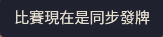
#> input picture outputs/poker_live_analyzer/assets/sync_dealing_label.png, 163 x 37 px
$ python -i table_detector.py   (imports and definitions only)
#> lines starting #> are read from the running program, lines starting #| are printed output that depends on the picture
"""金額觀測：原生辨識加連續多幀一致性，不捏造缺失值。"""
from dataclasses import dataclass,field
from time import perf_counter
import cv2
import numpy as np
from .ocr_engine import NativeOcrEngine

def normalized(x,y,w,h): return (x/1128,y/799,w/1128,h/799)
POT_ROI=normalized(495,292,165,45)
HERO_STACK_ROI=normalized(512,692,110,32)
CALL_ROI=normalized(875,741,79,32)
CALL_NUMBER_ROI=normalized(840,750,130,30)
BET_ROIS={0:normalized(533,531,54,37),1:normalized(338,507,98,35),2:normalized(224,430,51,39),3:normalized(270,313,68,44),4:normalized(534,256,68,38),5:normalized(798,313,68,44),6:normalized(838,423,68,44),7:normalized(719,507,45,39)}
CHIP_ROIS={s:(max(0,r[0]-.01),max(0,r[1]-28/799),min(r[2]+.02,1-max(0,r[0]-.01)),28/799) for s,r in BET_ROIS.items()}
STACK_ROIS={0:HERO_STACK_ROI,1:normalized(234,591,92,35),2:normalized(99,436,87,35),3:normalized(173,244,91,36),4:normalized(514,195,101,36),5:normalized(865,244,92,36),6:normalized(935,436,100,36),7:normalized(803,591,101,36)}

def six_normalized(x,y,w,h): return x/1146,y/772,w/1146,h/772
SIX_BET_ROIS={s:six_normalized(*r) for s,r in {
    0:(540,510,75,36),1:(315,468,110,38),3:(270,330,85,36),
    4:(535,238,90,36),5:(758,330,85,36),7:(750,472,88,36)}.items()}
#> further down, picture is the input picture: shape (37, 163, 3); mean B, G, R 66.8, 57.2, 56.4
SIX_STACK_ROIS={0:HERO_STACK_ROI,**{s:six_normalized(*r) for s,r in {
    1:(205,540,100,33),3:(200,260,102,28),4:(528,187,94,30),
    5:(847,261,94,30),7:(849,540,100,33)}.items()}}
SIX_CHIP_ROIS={s:(r[0],max(0,r[1]-30/772),r[2],30/772) for s,r in SIX_BET_ROIS.items()}

# [4 lines left out: function crop, not called in this run]

def empty_bet_evidence(image):
    # 只檢查亮度變化與筆畫；桌布色相不參與下注判斷。
    # 黑畫面與有明顯物件的區域不能推論零下注。
    if not image.size: return False
    gray=cv2.cvtColor(image,cv2.COLOR_BGR2GRAY)
    height,width=gray.shape
#> height = 37; width = 163
    margin=max(1,round(width*.1))
#> margin = 16
    interior=gray[:,margin:-margin] if width>2*margin else gray
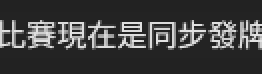
#> interior: shape (37, 131) (shown 2 times larger); min 34, max 226, mean 63.5
    if not (15<float(interior.mean())<210 and interior.std()<12):return False
    edges=cv2.Canny(gray,30,70)
    _,_,stats,_=cv2.connectedComponentsWithStats(edges,8)
    noise=0
    for x,y,w,h,area in stats[1:]:
        # 頭像輪廓可能擦過區域側邊；只能忽略貼邊且細長的輪廓。
        border=(x==0 or x+w==width) and w<=max(2,width*.08) and h>=height*.7
        if border:continue
        # 桌布的孤立細點不能當成數字；真正的筆畫仍拒絕推論為零。
        if w>max(2,np.ceil(width*.1)) or h>max(2,np.ceil(height*.1)):return False
        noise+=area
    return noise<=gray.size*.01

# [26 lines left out: functions chip_evidence, textured_empty_bet, not called in this run]

@dataclass(frozen=True)
class TableAmounts:
    pot: float | None
    hero_stack: float | None
    call_amount: float | None
    seat_bets: dict[int,float]
    reliable: bool
    reason: str
    milliseconds: float
    seat_stacks: dict[int,float] = field(default_factory=dict)
    field_reliable: dict[str,bool] = field(default_factory=dict)
    paused: bool = False
    bb_display: bool = False
    all_in_seats: tuple[int,...] = ()
    seats: tuple[int,...] = tuple(range(8))
    core_reliable: bool = False
    hero_turn: bool | None = None
    can_raise: bool | None = None
    amount_unit: str = '籌碼'
    amount_resolution: dict[str,float] = field(default_factory=dict)

class TableDetector:
    # [39 lines left out: functions __init__, sync_dealing, set_seat_layout, not called in this run]

    def reset(self): self.previous.clear(); self.counts.clear()

    # [7 lines left out: function stable, not called in this run]

    async def detect(self,frame):
        started=perf_counter()
        if frame is None or not isinstance(frame,np.ndarray) or frame.ndim!=3 or frame.shape[2]!=3 or not frame.size:
            self.reset()
            return TableAmounts(None,None,None,{},False,'缺少有效牌桌影格',(perf_counter()-started)*1000)
        from poker.amount_units import rounding_budget, format_amount
        unit=getattr(self.ocr,'amount_unit','籌碼')
        resolutions={}
        values={}
        if hasattr(self.ocr,'bb_display'): self.ocr.bb_display=False
        for key,roi in [('pot',self.pot_roi),('hero_stack',self.hero_stack_roi),('call_amount',self.call_roi)]:
            reader=self.ocr.read_pot_amount if key=='pot' and hasattr(self.ocr,'read_pot_amount') else self.ocr.read_amount
            values[key]=await reader(crop(frame,roi))
            resolutions[key]=getattr(self.ocr,'last_resolution',0)
        if values['pot'] is None and 'pot' not in self._exact_fields and hasattr(self.ocr,'locate_pot'):
            values['pot']=await self.ocr.locate_pot(crop(frame,(.25,.18,.5,.42)))
            resolutions['pot']=getattr(self.ocr,'last_resolution',0)
        if values['call_amount'] is None and self.call_roi==CALL_ROI and 'call_amount' not in self._exact_fields:
            values['call_amount']=await self.ocr.read_amount(crop(frame,CALL_NUMBER_ROI))
            resolutions['call_amount']=getattr(self.ocr,'last_resolution',0)
        if values['call_amount'] is None and 'call_amount' in self._exact_fields and hasattr(self.ocr,'recognize'):
            text=await self.ocr.recognize(cv2.resize(crop(frame,self.call_roi),None,fx=3,fy=3,interpolation=cv2.INTER_CUBIC))
            label=''.join(text.text.lower().split()) if text.available else ''
            if label in ('過牌','过牌','check'):values['call_amount']=0.0
        button_missing=values['call_amount'] is None
        bets={}; stacks={}; all_in=[]
        for seat,roi in self.bet_rois.items():
            region=crop(frame,roi)
            value=await self.ocr.read_amount(region)
            resolution=getattr(self.ocr,'last_resolution',0)
            if isinstance(self.ocr,NativeOcrEngine) and f'bet_{seat}' not in self._exact_fields:
                gray=cv2.cvtColor(region,cv2.COLOR_BGR2GRAY)
                edge=max(1,round(gray.shape[1]*.06))
                middle=gray[round(gray.shape[0]*.2):round(gray.shape[0]*.85)]
                threshold=max(100,float(np.median(gray))+40)
                clipped=bool((middle[:,:edge]>threshold).any() or (middle[:,-edge:]>threshold).any())
                if value is None or clipped:
                    # 只有筆畫貼邊或讀不到時才向左右擴大，避免加入旁邊的裝飾。
                    x,y,width,height=roi
                    left=max(0,x-.025)
                    wider=(left,y,min(width+.055,1-left),height)
                    complete=await self.ocr.read_amount(crop(frame,wider))
                    if complete is not None:
                        value=complete
                        resolution=getattr(self.ocr,'last_resolution',0)
            chip_roi=self.chip_rois.get(seat)
            no_chip=chip_roi is not None and not chip_evidence(crop(frame,chip_roi))
            if no_chip and f'chips_{seat}' in self._exact_fields:
                chip_region=crop(frame,chip_roi)
                no_chip=empty_bet_evidence(chip_region) or textured_empty_bet(chip_region,chip_region)
            if value is None and no_chip and empty_bet_evidence(region): value=0.0; resolution=0
            if value is None and chip_roi is not None and textured_empty_bet(region,crop(frame,chip_roi)):
                value=0.0
                resolution=0
            resolutions[f'bet_{seat}']=resolution if value is not None else 0
            values[f'bet_{seat}']=value
            if value is not None: bets[seat]=value
        for seat,roi in self.stack_rois.items():
            value=values['hero_stack'] if seat==0 else await self.ocr.read_amount(crop(frame,roi))
            if value is None and seat!=0 and hasattr(self.ocr,'recognize'):
                text=await self.ocr.recognize(cv2.resize(crop(frame,roi),None,fx=3,fy=3,interpolation=cv2.INTER_CUBIC))
                label=''.join(text.text.lower().split()) if text.available else ''
                if label in ('allin','all-in','全下'):
                    value=0.0
                    all_in.append(seat)
            resolutions[f'stack_{seat}']=resolutions.get('hero_stack',0) if seat==0 else getattr(self.ocr,'last_resolution',0) if value else 0
            values[f'stack_{seat}']=value
            if value is not None: stacks[seat]=value
        # 按鈕未顯示數字時，只從全部已讀下注與自身籌碼推導跟注差額。
        # 空白按鈕本身不提供任何零金額證據。
        if (values['call_amount'] is None and 'call_amount' not in self._exact_fields
                and values['hero_stack'] is not None and set(bets)==set(self.bet_rois)):
            values['call_amount']=min(values['hero_stack'],max(0,max(bets.values())-bets[0]))
            highest_seat=max(bets,key=bets.get)
            resolutions['call_amount']=(resolutions.get('hero_stack',0) if values['call_amount']==values['hero_stack'] else resolutions.get(f'bet_{highest_seat}',0)+resolutions.get('bet_0',0)) if unit=='BB' else 0
        elif (values['call_amount'] is not None and values['hero_stack'] is not None and set(bets)==set(self.bet_rois)
                and isinstance(self.ocr,NativeOcrEngine)):
            expected=min(values['hero_stack'],max(0,max(bets.values())-bets[0]))
            highest_seat=max(bets,key=bets.get)
            tolerance=rounding_budget(unit,resolutions,'call_amount','hero_stack') if expected==values['hero_stack'] else rounding_budget(unit,resolutions,'call_amount','bet_0',f'bet_{highest_seat}')
            if abs(values['call_amount']-expected)>tolerance:
                # 不直接把小數點改成千分位；重新讀筆畫並與獨立下注差額核對。
                for roi in ([self.call_roi,CALL_NUMBER_ROI] if self.call_roi==CALL_ROI and 'call_amount' not in self._exact_fields else [self.call_roi]):
                    confirmed=await self.ocr.read_amount_matching(crop(frame,roi),expected)
                    if confirmed is not None:
                        values['call_amount']=confirmed
                        resolutions['call_amount']=getattr(self.ocr,'last_resolution',0)
                        break
        reliable_fields={key:self.stable(key,value) for key,value in values.items()}
        missing=[key for key in ('pot','hero_stack','call_amount') if values[key] is None]
        core_stable=all(reliable_fields[key] for key in ('pot','hero_stack','call_amount'))
        bets_stable=all(reliable_fields[f'bet_{seat}'] for seat in self.bet_rois)
        # 尚未確認的單幀讀值不能否定可靠底池；確認後的下注仍提供一致性下限。
        confirmed_total=sum(value for seat,value in bets.items() if reliable_fields.get(f'bet_{seat}',False))
        pot_tolerance=rounding_budget(unit,resolutions,'pot',*[f'bet_{seat}' for seat in bets if reliable_fields.get(f'bet_{seat}',False)]) if unit=='BB' else 1e-9
        consistent=values['pot'] is not None and values['pot']+pot_tolerance>=confirmed_total and values['hero_stack'] is not None and values['call_amount'] is not None and values['call_amount']<=values['hero_stack']
        reliable=core_stable and bets_stable and consistent
        missing_bets=[str(s) for s in self.bet_rois if values[f'bet_{s}'] is None]
        reason='缺少必要金額，等待辨識：'+ '、'.join({'pot':'底池','hero_stack':'自身大盲數','call_amount':'跟注額'}[key] for key in missing) if missing else '無法確認下注額或空下注區的座位：'+ '、'.join(missing_bets) if missing_bets else '金額不一致，拒絕更新' if not consistent else '等待連續多幀金額一致' if not reliable else ''
        if not missing and not missing_bets and not consistent:
            reason=(f'金額不一致：底池 {format_amount(values["pot"],unit)}、桌上下注合計 {format_amount(sum(bets.values()),unit)}'
                if values['pot']+1e-9<sum(bets.values()) else
                f'金額不一致：跟注 {format_amount(values["call_amount"],unit)}、自己剩餘大盲數 {format_amount(values["hero_stack"],unit)}')
        if unit=='BB' and isinstance(self.ocr,NativeOcrEngine) and not self.ocr.bb_display:
            reliable=False
            core_stable=False
            reason='尚未確認大盲數顯示，請將牌桌金額切換為大盲數顯示'
        paused=False
        if button_missing and self.sync_dealing(frame):
            paused=True
            reliable=False
            reason='牌桌同步發牌中，發牌完成後自動更新；目前不提供下注建議'
        elif button_missing and isinstance(self.ocr,NativeOcrEngine):
            text=await self.ocr.recognize(cv2.resize(crop(frame,(.30,.35,.40,.30)),None,fx=2,fy=2))
            phase=''.join(text.text.split()) if text.available else ''
            if '同步發牌' in phase or '同步发牌' in phase:
                paused=True
                reliable=False
                reason='牌桌同步發牌中，發牌完成後自動更新；目前不提供下注建議'
        if values['pot'] is None and hasattr(self.ocr,'recognize'):
            text=await self.ocr.recognize(crop(frame,normalized(440,350,230,140)))
            on_break=text.available and 'onbreak' in ''.join(text.text.lower().split())
            paused=paused or on_break
            if on_break: reason='牌局休息中，恢復發牌後自動更新'
        action=self.action_detector.detect(frame)
        turn_stable=self.stable('hero_turn',action.hero_turn)
        raise_stable=self.stable('can_raise',action.can_raise)
        hero_turn=action.hero_turn if turn_stable else None
        return TableAmounts(values['pot'],values['hero_stack'],values['call_amount'],bets,reliable,reason,(perf_counter()-started)*1000,stacks,reliable_fields,paused,getattr(self.ocr,'bb_display',False),tuple(seat for seat in all_in if reliable_fields.get(f'stack_{seat}',False)),tuple(sorted(self.bet_rois)),
            core_stable and consistent and not paused,hero_turn,action.can_raise if hero_turn is True and raise_stable else None,unit,resolutions)

>>> import cv2
>>> picture = cv2.imread('../assets/sync_dealing_label.png')
>>> result = empty_bet_evidence(picture)
#> result = False
